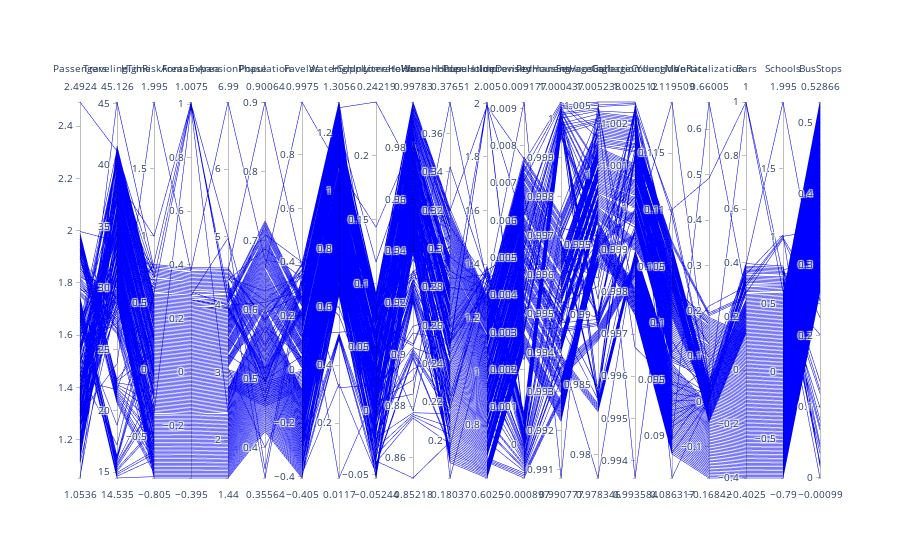

Notebook cell for this chart:
### Code cell
new_df = df.copy()
step = 0.005
for column in range(new_df.shape[1]):
    feat = new_df.columns[column]
    var = new_df[feat].max()-new_df[feat].min()

    for value in sorted(new_df[feat].unique()):
        values = new_df[feat][new_df[feat]==value]
        if column==0:
            indexes = sort_parallel(list(values.index), column+1, new_df)
        else:
            indexes = sort_parallel(list(values.index), column-1, new_df) 
        steps = step*var*np.arange(values.shape[0])-step*var*values.shape[0]/2
        new_df.loc[indexes,feat] = new_df.loc[indexes,feat]+steps
fig = go.Figure(data=
    go.Parcoords(
        line_color='blue',
        dimensions = [dict(label = label, values = new_df[label])
                      for label in new_df]
    )
)
fig.show() 
new_df

### Figure 1 — Plotly figure (JSON) as saved in the notebook; plotly's stock layout.template omitted (floating-point values rounded to 4 significant figures; data arrays with more than 128 entries replaced by an {"elided": "..."} marker saying what was removed)
{"data": [{"dimensions": [{"label": "Passengers", "values": {"elided": "163 float values"}}, {"label": "TravelingTime", "values": {"elided": "163 float values"}}, {"label": "HighRiskAreas", "values": {"elided": "163 float values"}}, {"label": "FontainArea", "values": {"elided": "163 float values"}}, {"label": "ExpansionPhase", "values": {"elided": "163 float values"}}, {"label": "Population", "values": {"elided": "163 float values"}}, {"label": "Favelas", "values": {"elided": "163 float values"}}, {"label": "WaterSupply", "values": {"elided": "163 float values"}}, {"label": "HighIncomeHolder", "values": {"elided": "163 float values"}}, {"label": "LiterateHouseHolder", "values": {"elided": "163 float values"}}, {"label": "WomanHouseHolder", "values": {"elided": "163 float values"}}, {"label": "PopulationDensity", "values": {"elided": "163 float values"}}, {"label": "ImprovisedHousing", "values": {"elided": "163 float values"}}, {"label": "PermanentHousing", "values": {"elided": "163 float values"}}, {"label": "SewageCollection", "values": {"elided": "163 float values"}}, {"label": "GarbageCollection", "values": {"elided": "163 float values"}}, {"label": "YoungManRate", "values": {"elided": "163 float values"}}, {"label": "Verticalization", "values": {"elided": "163 float values"}}, {"label": "Bars", "values": {"elided": "163 float values"}}, {"label": "Schools", "values": {"elided": "163 float values"}}, {"label": "BusStops", "values": {"elided": "163 float values"}}], "line": {"color": "blue"}, "type": "parcoords"}], "layout": {}}
